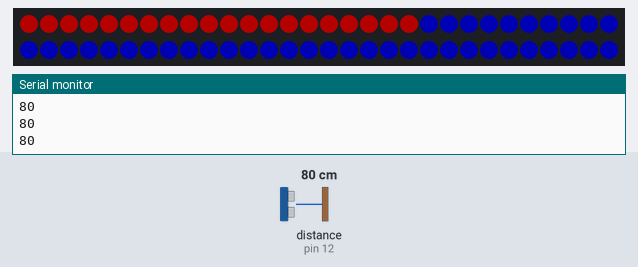
A sketch run on a simulated Arduino Uno, built with avr-gcc and run on an emulated ATmega328P. On the bench: 60 RGB LEDs in strip order, left to right, continuing on the next row, the last lines printed to the serial monitor. The test bench sets the inputs (shaded band); at power-on: distance to the obstacle (sensor on pin 12) 80 cm. The echo pulse lasts 58.3 µs per cm; dim RGB values are drawn brighter than linear.

Above: at 5.2 s.
5.3 s: distance to the obstacle (sensor on pin 12) set to 2 cm
At 6.5 s:
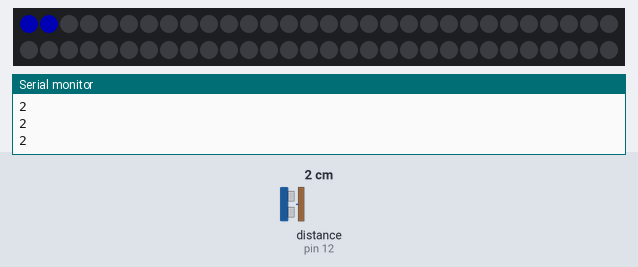
6.8 s: distance to the obstacle (sensor on pin 12) set to 60 cm
At 7.7 s:
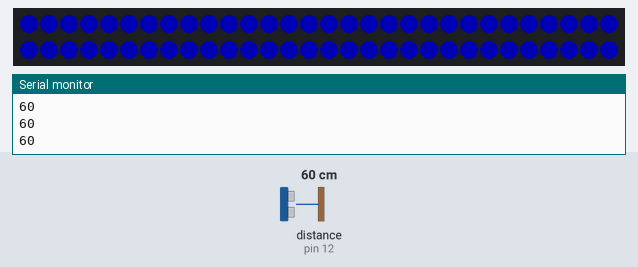
8.3 s: distance to the obstacle (sensor on pin 12) set to 120 cm
At 9.3 s:
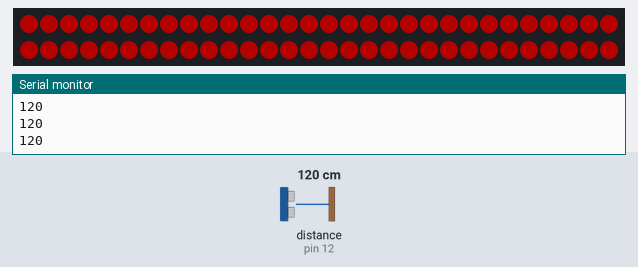
Timing chart, 0 to 11.3 s (numbered marks = the images above; inputs shaded):
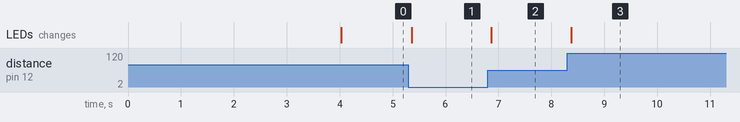

Measured:
- after the input at 5.3 s, the LEDs: change after 0.06 s (image 1)
- after the input at 6.8 s, the LEDs: change after 0.06 s (image 2)
- after the input at 8.3 s, the LEDs: change after 0.07 s (image 3)

The sketch:

Distance_measuring_neopixels.ino
```cpp
#include "SR04.h"
#define TRIG_PIN 12
#define ECHO_PIN 11

SR04 sr04 = SR04(ECHO_PIN,TRIG_PIN);

#include <FastLED.h>
#define LED_PIN     2
#define NUM_LEDS    60
#define BRIGHTNESS  64
#define LED_TYPE    WS2811
#define COLOR_ORDER GRB

CRGB leds[NUM_LEDS];

long a;
int b;

void setup() {
   delay( 3000 ); // power-up safety delay
   FastLED.addLeds<LED_TYPE, LED_PIN, COLOR_ORDER>(leds, NUM_LEDS).setCorrection( TypicalLEDStrip );
   FastLED.setBrightness(  BRIGHTNESS );
   Serial.begin(9600);
   for (int i = 0; i<NUM_LEDS; i++) {
      leds[i] = CRGB::Black;
   }
   delay(1000);
}

void loop() {
   a=sr04.Distance();
   Serial.println(a);
   //Serial.println("cm");
   a = int(a);


   if (a>NUM_LEDS) {
       b = a - NUM_LEDS;
       if (b>NUM_LEDS) {
        b = NUM_LEDS;
       }
       for (int i = 0; i<b; i++) {
        leds[i] = CRGB::Red;
       }
       if (b<NUM_LEDS) {
           for (int i = b; i<NUM_LEDS; i++) {
            leds[i] = CRGB::Blue;
           }
       }
   }
   else {
       for( int i = a; i < NUM_LEDS; i++) {
          leds[i] = CRGB::Black;
       }
       for( int i = 0; i < a; i++) {
          leds[i] = CRGB::Blue;
       }
   }
   FastLED.show();
   delay(10);

   }
```
